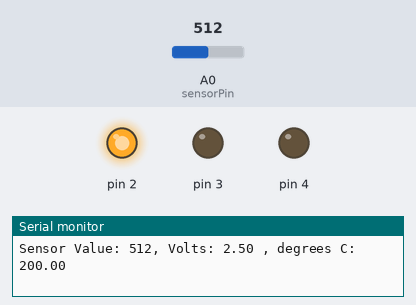
A sketch run on a simulated Arduino Uno, built with avr-gcc and run on an emulated ATmega328P. Shown: output pins drawn as LEDs (lit = HIGH), the last lines printed to the serial monitor. The inputs (shaded band) are chosen by the test bench; at power-on: A0 (sensorPin) = 512.

Above: at 1.2 s.
1.3 s: A0 (sensorPin) set to 150
4.3 s: A0 (sensorPin) set to 135
At 5.1 s:
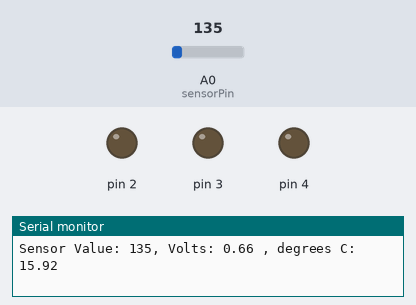
5.8 s: A0 (sensorPin) set to 306
At 6.4 s:
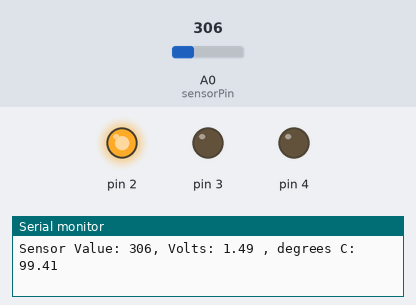
Timing chart, 0 to 8.8 s (numbered marks = the images above; inputs shaded):
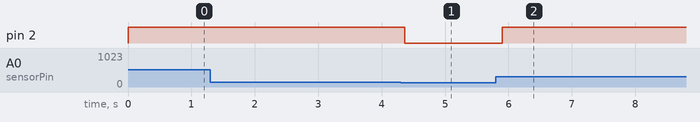

Measured:
- the behaviour switches between 144 and 143 on A0 (sensorPin) (found by bisection; images 0 and 1)
- after the input at 4.3 s, pin 2: HIGH → LOW after 0.06 s
- after the input at 5.8 s, pin 2: LOW → HIGH after 0.10 s

The sketch:

project03.ino
```cpp
const int sensorPin = A0; //Initallizes the constant "sensorPin"...//
const float baselineTemp = 20.0; //Intiallizes the constant "baselineTemp"...//

//Function "setup" resets pins...//
void setup(){

  int pinNumber; //A variable used to reset the pins..."

  Serial.begin(9600); //Starts the Serial Port inputs...//

  //Resets the pins and turns them off...//
  for(pinNumber = 2; pinNumber < 5; pinNumber++){
    pinMode(pinNumber, OUTPUT);
    digitalWrite(pinNumber, LOW);
  }
}

//Function "loop" begins the main processes//
void loop(){

  //"sensorVal" is set to the value recieved from the analog pin (A0 - temperature sensor)...//
  int sensorVal = analogRead(sensorPin);
  float voltage = (sensorVal/1024.0) * 5.0;
  float temperature = (voltage - 0.5) * 100;

  //Sensor Display//
  Serial.print("Sensor Value: ");
  Serial.print(sensorVal);


  //Voltage Display//
  Serial.print(", Volts: ");
  Serial.print(voltage);
  Serial.print(" , degrees C: ");

  //Temperature Display//
  Serial.println(temperature);

  //If the temperature is less than 20 degrees celsius...//
  if(temperature < baselineTemp){
    digitalWrite(2, LOW);
    digitalWrite(3, LOW);
    digitalWrite(4, LOW);
  }
  //If the temperature is greater than 22 degrees and less than 24 degrees...//
  else if(temperature >= baselineTemp+2 && temperature < baselineTemp +4){
    digitalWrite(2, HIGH);
    digitalWrite(3, LOW);
    digitalWrite(4, LOW);
  }
  //If the temperature is greater than 24 degrees and less than 26 degrees...//
  else if(temperature >= baselineTemp +4 && temperature < baselineTemp+6){
    digitalWrite(2, LOW);
    digitalWrite(3, HIGH);
    digitalWrite(4, LOW);
  }
  //If the temperature is greater than 26 degrees...//
  else if(temperature >= baselineTemp+6){
    digitalWrite(2, HIGH);
    digitalWrite(3, LOW);
    digitalWrite(4, LOW);
  }
  delay(1);
}
```
